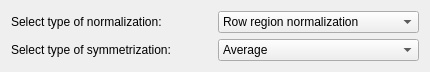
     <widget class="QWidget" name="layoutWidget">
      <property name="geometry">
       <rect>
        <x>12</x>
        <y>10</y>
        <width>430</width>
        <height>58</height>
       </rect>
      </property>
      <layout class="QGridLayout" name="gridLayout_7">
       <item row="0" column="0">
        <widget class="QLabel" name="label_12">
         <property name="text">
          <string>Select type of normalization: </string>
         </property>
        </widget>
       </item>
       <item row="0" column="1">
        <widget class="QComboBox" name="type_of_normalization_comboBox">
         <property name="currentText">
          <string>Row region normalization</string>
         </property>
         <item>
          <property name="text">
           <string>Row region normalization</string>
          </property>
         </item>
         <item>
          <property name="text">
           <string>No normalization</string>
          </property>
         </item>
         <item>
          <property name="text">
           <string>Whole normalization</string>
          </property>
         </item>
         <item>
          <property name="text">
           <string>Row column normalization</string>
          </property>
         </item>
        </widget>
       </item>
       <item row="1" column="0">
        <widget class="QLabel" name="label_13">
         <property name="text">
          <string>Select type of symmetrization: </string>
         </property>
        </widget>
       </item>
       <item row="1" column="1">
        <widget class="QComboBox" name="type_of_symmetrization_comboBox">
         <item>
          <property name="text">
           <string>Average</string>
          </property>
         </item>
         <item>
          <property name="text">
           <string>Maximum</string>
          </property>
         </item>
         <item>
          <property name="text">
           <string>Minimum</string>
          </property>
         </item>
        </widget>
       </item>
      </layout>
     </widget>
